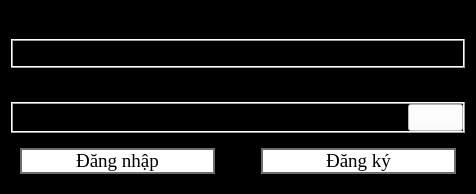
<?xml version="1.0" encoding="UTF-8"?>
<ui version="4.0">
 <class>Dialog</class>
 <widget class="QDialog" name="Dialog">
  <property name="geometry">
   <rect>
    <x>0</x>
    <y>0</y>
    <width>476</width>
    <height>182</height>
   </rect>
  </property>
  <property name="sizePolicy">
   <sizepolicy hsizetype="Fixed" vsizetype="Fixed">
    <horstretch>0</horstretch>
    <verstretch>0</verstretch>
   </sizepolicy>
  </property>
  <property name="maximumSize">
   <size>
    <width>476</width>
    <height>182</height>
   </size>
  </property>
  <property name="palette">
   <palette>
    <active>
     <colorrole role="WindowText">
      <brush brushstyle="SolidPattern">
       <color alpha="255">
        <red>0</red>
        <green>0</green>
        <blue>0</blue>
       </color>
      </brush>
     </colorrole>
     <colorrole role="Button">
      <brush brushstyle="SolidPattern">
       <color alpha="255">
        <red>0</red>
        <green>0</green>
        <blue>0</blue>
       </color>
      </brush>
     </colorrole>
     <colorrole role="Text">
      <brush brushstyle="SolidPattern">
       <color alpha="255">
        <red>0</red>
        <green>0</green>
        <blue>0</blue>
       </color>
      </brush>
     </colorrole>
     <colorrole role="ButtonText">
      <brush brushstyle="SolidPattern">
       <color alpha="255">
        <red>0</red>
        <green>0</green>
        <blue>0</blue>
       </color>
      </brush>
     </colorrole>
     <colorrole role="Base">
      <brush brushstyle="SolidPattern">
       <color alpha="255">
        <red>0</red>
        <green>0</green>
        <blue>0</blue>
       </color>
      </brush>
     </colorrole>
     <colorrole role="Window">
      <brush brushstyle="SolidPattern">
       <color alpha="255">
        <red>0</red>
        <green>0</green>
        <blue>0</blue>
       </color>
      </brush>
     </colorrole>
     <colorrole role="Highlight">
      <brush brushstyle="SolidPattern">
       <color alpha="255">
        <red>11</red>
        <green>202</green>
        <blue>255</blue>
       </color>
      </brush>
     </colorrole>
     <colorrole role="HighlightedText">
      <brush brushstyle="SolidPattern">
       <color alpha="255">
        <red>0</red>
        <green>0</green>
        <blue>0</blue>
       </color>
      </brush>
     </colorrole>
     <colorrole role="AlternateBase">
      <brush brushstyle="SolidPattern">
       <color alpha="255">
        <red>85</red>
        <green>170</green>
        <blue>255</blue>
       </color>
      </brush>
     </colorrole>
    </active>
    <inactive>
     <colorrole role="WindowText">
      <brush brushstyle="SolidPattern">
       <color alpha="255">
        <red>0</red>
        <green>0</green>
        <blue>0</blue>
       </color>
      </brush>
     </colorrole>
     <colorrole role="Button">
      <brush brushstyle="SolidPattern">
       <color alpha="255">
        <red>0</red>
        <green>0</green>
        <blue>0</blue>
       </color>
      </brush>
     </colorrole>
     <colorrole role="Text">
      <brush brushstyle="SolidPattern">
       <color alpha="255">
        <red>0</red>
        <green>0</green>
        <blue>0</blue>
       </color>
      </brush>
     </colorrole>
     <colorrole role="ButtonText">
      <brush brushstyle="SolidPattern">
       <color alpha="255">
        <red>0</red>
        <green>0</green>
        <blue>0</blue>
       </color>
      </brush>
     </colorrole>
     <colorrole role="Base">
      <brush brushstyle="SolidPattern">
       <color alpha="255">
        <red>0</red>
        <green>0</green>
        <blue>0</blue>
       </color>
      </brush>
     </colorrole>
     <colorrole role="Window">
      <brush brushstyle="SolidPattern">
       <color alpha="255">
        <red>0</red>
        <green>0</green>
        <blue>0</blue>
       </color>
      </brush>
     </colorrole>
     <colorrole role="Highlight">
      <brush brushstyle="SolidPattern">
       <color alpha="255">
        <red>11</red>
        <green>202</green>
        <blue>255</blue>
       </color>
      </brush>
     </colorrole>
     <colorrole role="HighlightedText">
      <brush brushstyle="SolidPattern">
       <color alpha="255">
        <red>0</red>
        <green>0</green>
        <blue>0</blue>
       </color>
      </brush>
     </colorrole>
     <colorrole role="AlternateBase">
      <brush brushstyle="SolidPattern">
       <color alpha="255">
        <red>85</red>
        <green>170</green>
        <blue>255</blue>
       </color>
      </brush>
     </colorrole>
    </inactive>
    <disabled>
     <colorrole role="Button">
      <brush brushstyle="SolidPattern">
       <color alpha="255">
        <red>0</red>
        <green>0</green>
        <blue>0</blue>
       </color>
      </brush>
     </colorrole>
     <colorrole role="Base">
      <brush brushstyle="SolidPattern">
       <color alpha="255">
        <red>0</red>
        <green>0</green>
        <blue>0</blue>
       </color>
      </brush>
     </colorrole>
     <colorrole role="Window">
      <brush brushstyle="SolidPattern">
       <color alpha="255">
        <red>0</red>
        <green>0</green>
        <blue>0</blue>
       </color>
      </brush>
     </colorrole>
     <colorrole role="HighlightedText">
      <brush brushstyle="SolidPattern">
       <color alpha="255">
        <red>0</red>
        <green>0</green>
        <blue>0</blue>
       </color>
      </brush>
     </colorrole>
     <colorrole role="AlternateBase">
      <brush brushstyle="SolidPattern">
       <color alpha="255">
        <red>85</red>
        <green>170</green>
        <blue>255</blue>
       </color>
      </brush>
     </colorrole>
    </disabled>
   </palette>
  </property>
  <property name="font">
   <font>
    <family>Times New Roman</family>
    <pointsize>12</pointsize>
   </font>
  </property>
  <property name="acceptDrops">
   <bool>true</bool>
  </property>
  <property name="windowTitle">
   <string>Đăng nhập</string>
  </property>
  <property name="windowIcon">
   <iconset resource="../resources.qrc">
    <normaloff>:/images/ui/images/icon_remove_background.png</normaloff>:/images/ui/images/icon_remove_background.png</iconset>
  </property>
  <property name="windowOpacity">
   <double>5.000000000000000</double>
  </property>
  <property name="autoFillBackground">
   <bool>false</bool>
  </property>
  <property name="styleSheet">
   <string notr="true">#Dialog {

border-image: url(:/images/ui/images/z6098206412945_c18442c295b849f00bada2cde9bc1511_enhanced.jpg)  0 0 0 0 stretch stretch;
}

.QLabel {
color:black;
}

.QFrame {
background-color: white;
}
.QFrame &gt; .QLineEdit {
background-color:white;
color: black;
}</string>
  </property>
  <property name="sizeGripEnabled">
   <bool>false</bool>
  </property>
  <property name="modal">
   <bool>false</bool>
  </property>
  <layout class="QVBoxLayout" name="verticalLayout">
   <item>
    <widget class="QLabel" name="username">
     <property name="sizePolicy">
      <sizepolicy hsizetype="Maximum" vsizetype="Maximum">
       <horstretch>0</horstretch>
       <verstretch>0</verstretch>
      </sizepolicy>
     </property>
     <property name="maximumSize">
      <size>
       <width>16777215</width>
       <height>16777215</height>
      </size>
     </property>
     <property name="font">
      <font>
       <family>Times New Roman</family>
       <pointsize>14</pointsize>
      </font>
     </property>
     <property name="text">
      <string>Tên người dùng</string>
     </property>
    </widget>
   </item>
   <item>
    <widget class="QFrame" name="verticalFrame">
     <property name="frameShape">
      <enum>QFrame::Shape::Box</enum>
     </property>
     <property name="frameShadow">
      <enum>QFrame::Shadow::Raised</enum>
     </property>
     <layout class="QHBoxLayout" name="horizontalLayout_2">
      <property name="spacing">
       <number>0</number>
      </property>
      <property name="leftMargin">
       <number>0</number>
      </property>
      <property name="topMargin">
       <number>0</number>
      </property>
      <property name="rightMargin">
       <number>0</number>
      </property>
      <property name="bottomMargin">
       <number>0</number>
      </property>
      <item>
       <widget class="QLineEdit" name="username_input">
        <property name="sizePolicy">
         <sizepolicy hsizetype="Expanding" vsizetype="Maximum">
          <horstretch>0</horstretch>
          <verstretch>0</verstretch>
         </sizepolicy>
        </property>
        <property name="maximumSize">
         <size>
          <width>16777215</width>
          <height>16777215</height>
         </size>
        </property>
        <property name="font">
         <font>
          <family>Times New Roman</family>
          <pointsize>12</pointsize>
         </font>
        </property>
        <property name="autoFillBackground">
         <bool>false</bool>
        </property>
        <property name="maxLength">
         <number>32766</number>
        </property>
        <property name="frame">
         <bool>false</bool>
        </property>
       </widget>
      </item>
     </layout>
    </widget>
   </item>
   <item>
    <widget class="QLabel" name="password">
     <property name="sizePolicy">
      <sizepolicy hsizetype="Maximum" vsizetype="Maximum">
       <horstretch>0</horstretch>
       <verstretch>0</verstretch>
      </sizepolicy>
     </property>
     <property name="maximumSize">
      <size>
       <width>16777215</width>
       <height>16777215</height>
      </size>
     </property>
     <property name="font">
      <font>
       <family>Times New Roman</family>
       <pointsize>14</pointsize>
      </font>
     </property>
     <property name="text">
      <string>Mật khẩu</string>
     </property>
    </widget>
   </item>
   <item>
    <widget class="QFrame" name="horizontalFrame">
     <property name="styleSheet">
      <string notr="true"/>
     </property>
     <property name="frameShape">
      <enum>QFrame::Shape::Box</enum>
     </property>
     <property name="frameShadow">
      <enum>QFrame::Shadow::Raised</enum>
     </property>
     <layout class="QHBoxLayout" name="horizontalLayout">
      <property name="spacing">
       <number>0</number>
      </property>
      <property name="leftMargin">
       <number>0</number>
      </property>
      <property name="topMargin">
       <number>0</number>
      </property>
      <property name="rightMargin">
       <number>0</number>
      </property>
      <property name="bottomMargin">
       <number>0</number>
      </property>
      <item>
       <widget class="QLineEdit" name="password_input">
        <property name="sizePolicy">
         <sizepolicy hsizetype="Minimum" vsizetype="Maximum">
          <horstretch>0</horstretch>
          <verstretch>0</verstretch>
         </sizepolicy>
        </property>
        <property name="maximumSize">
         <size>
          <width>16777215</width>
          <height>16777215</height>
         </size>
        </property>
        <property name="font">
         <font>
          <family>Times New Roman</family>
          <pointsize>12</pointsize>
         </font>
        </property>
        <property name="frame">
         <bool>false</bool>
        </property>
       </widget>
      </item>
      <item>
       <widget class="QPushButton" name="toggle_button">
        <property name="sizePolicy">
         <sizepolicy hsizetype="Maximum" vsizetype="Fixed">
          <horstretch>0</horstretch>
          <verstretch>0</verstretch>
         </sizepolicy>
        </property>
        <property name="palette">
         <palette>
          <active>
           <colorrole role="Button">
            <brush brushstyle="SolidPattern">
             <color alpha="255">
              <red>255</red>
              <green>255</green>
              <blue>255</blue>
             </color>
            </brush>
           </colorrole>
           <colorrole role="Base">
            <brush brushstyle="SolidPattern">
             <color alpha="255">
              <red>255</red>
              <green>255</green>
              <blue>255</blue>
             </color>
            </brush>
           </colorrole>
           <colorrole role="Window">
            <brush brushstyle="SolidPattern">
             <color alpha="255">
              <red>255</red>
              <green>255</green>
              <blue>255</blue>
             </color>
            </brush>
           </colorrole>
           <colorrole role="Accent">
            <brush brushstyle="SolidPattern">
             <color alpha="255">
              <red>85</red>
              <green>170</green>
              <blue>255</blue>
             </color>
            </brush>
           </colorrole>
          </active>
          <inactive>
           <colorrole role="Button">
            <brush brushstyle="SolidPattern">
             <color alpha="255">
              <red>255</red>
              <green>255</green>
              <blue>255</blue>
             </color>
            </brush>
           </colorrole>
           <colorrole role="Base">
            <brush brushstyle="SolidPattern">
             <color alpha="255">
              <red>255</red>
              <green>255</green>
              <blue>255</blue>
             </color>
            </brush>
           </colorrole>
           <colorrole role="Window">
            <brush brushstyle="SolidPattern">
             <color alpha="255">
              <red>255</red>
              <green>255</green>
              <blue>255</blue>
             </color>
            </brush>
           </colorrole>
           <colorrole role="Accent">
            <brush brushstyle="SolidPattern">
             <color alpha="255">
              <red>85</red>
              <green>170</green>
              <blue>255</blue>
             </color>
            </brush>
           </colorrole>
          </inactive>
          <disabled>
           <colorrole role="Button">
            <brush brushstyle="SolidPattern">
             <color alpha="255">
              <red>255</red>
              <green>255</green>
              <blue>255</blue>
             </color>
            </brush>
           </colorrole>
           <colorrole role="ButtonText">
            <brush brushstyle="SolidPattern">
             <color alpha="135">
              <red>255</red>
              <green>255</green>
              <blue>255</blue>
             </color>
            </brush>
           </colorrole>
           <colorrole role="Base">
            <brush brushstyle="SolidPattern">
             <color alpha="255">
              <red>255</red>
              <green>255</green>
              <blue>255</blue>
             </color>
            </brush>
           </colorrole>
           <colorrole role="Window">
            <brush brushstyle="SolidPattern">
             <color alpha="255">
              <red>255</red>
              <green>255</green>
              <blue>255</blue>
             </color>
            </brush>
           </colorrole>
           <colorrole role="Accent">
            <brush brushstyle="SolidPattern">
             <color alpha="255">
              <red>85</red>
              <green>170</green>
              <blue>255</blue>
             </color>
            </brush>
           </colorrole>
          </disabled>
         </palette>
        </property>
        <property name="mouseTracking">
         <bool>false</bool>
        </property>
        <property name="autoFillBackground">
         <bool>false</bool>
        </property>
        <property name="styleSheet">
         <string notr="true">#toggle_button:enable{
background-color: white;

}

#toggle_button{
background-color: white;

}
</string>
        </property>
        <property name="text">
         <string/>
        </property>
        <property name="autoDefault">
         <bool>false</bool>
        </property>
        <property name="default">
         <bool>false</bool>
        </property>
        <property name="flat">
         <bool>false</bool>
        </property>
       </widget>
      </item>
     </layout>
    </widget>
   </item>
   <item>
    <spacer name="verticalSpacer">
     <property name="orientation">
      <enum>Qt::Orientation::Vertical</enum>
     </property>
     <property name="sizeType">
      <enum>QSizePolicy::Policy::Maximum</enum>
     </property>
     <property name="sizeHint" stdset="0">
      <size>
       <width>13</width>
       <height>13</height>
      </size>
     </property>
    </spacer>
   </item>
   <item>
    <widget class="QWidget" name="horizontalWidget" native="true">
     <layout class="QHBoxLayout" name="horizontalLayout_3">
      <item>
       <widget class="QPushButton" name="login">
        <property name="sizePolicy">
         <sizepolicy hsizetype="Minimum" vsizetype="Maximum">
          <horstretch>0</horstretch>
          <verstretch>0</verstretch>
         </sizepolicy>
        </property>
        <property name="font">
         <font>
          <family>Times New Roman</family>
          <pointsize>14</pointsize>
         </font>
        </property>
        <property name="styleSheet">
         <string notr="true">#login:hover{
background-color:black;
color: white;
}

#login {;
background:white;
border:2px solid rgb(109, 109, 109);
color:black;
}

</string>
        </property>
        <property name="text">
         <string>Đăng nhập</string>
        </property>
       </widget>
      </item>
      <item>
       <widget class="QLabel" name="label">
        <property name="sizePolicy">
         <sizepolicy hsizetype="Maximum" vsizetype="Maximum">
          <horstretch>0</horstretch>
          <verstretch>0</verstretch>
         </sizepolicy>
        </property>
        <property name="font">
         <font>
          <family>Times New Roman</family>
          <pointsize>12</pointsize>
          <italic>false</italic>
          <bold>false</bold>
         </font>
        </property>
        <property name="text">
         <string>Hoặc</string>
        </property>
       </widget>
      </item>
      <item>
       <widget class="QPushButton" name="register_button">
        <property name="font">
         <font>
          <family>Times New Roman</family>
          <pointsize>14</pointsize>
         </font>
        </property>
        <property name="styleSheet">
         <string notr="true">#register_button:hover{
background-color:black;
color: white;
}

#register_button {;
background:white;
border:2px solid rgb(109, 109, 109);
color:black;
}

</string>
        </property>
        <property name="text">
         <string>Đăng ký</string>
        </property>
       </widget>
      </item>
     </layout>
    </widget>
   </item>
  </layout>
  <zorder>verticalFrame</zorder>
  <zorder>password</zorder>
  <zorder>horizontalFrame</zorder>
  <zorder>username</zorder>
  <zorder>horizontalWidget</zorder>
 </widget>
 <tabstops>
  <tabstop>password_input</tabstop>
 </tabstops>
 <resources>
  <include location="../resources.qrc"/>
 </resources>
 <connections/>
</ui>
